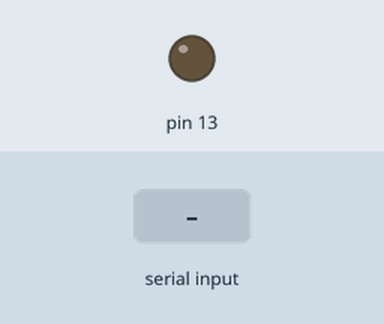
Bench run of a sketch on a simulated Arduino Uno, built with avr-gcc and run on an emulated ATmega328P. On the bench: output pins drawn as LEDs (lit = HIGH). The test bench sets the inputs (shaded band). What the sketch prints to the serial monitor is not drawn.

Above: at 2.2 s.
2.3 s: "O" received over Serial
At 3.7 s:
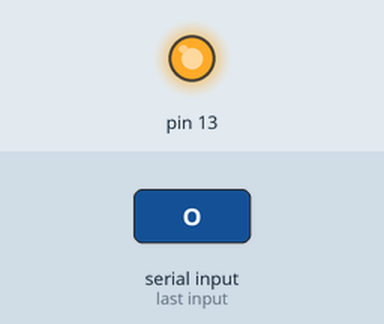
Timing chart, 0 to 8.8 s (numbered marks = the images above; inputs shaded):
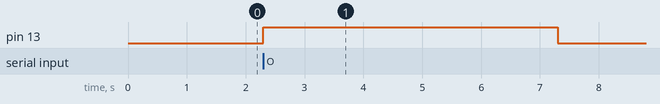

The sketch:

demo_5.ino
```cpp
/*
 * This program initializes Serial port & sends a character capital "K" & then
 * character 'O' to switch ON an LED at pin 13 a short time.
 */

 char readChar;

 void setup(){
  pinMode(13,OUTPUT);
  Serial.begin(9600);
  delay(500);
  Serial.print('K');
  delay(500);
}

void loop(){
  if(Serial.available()>0){
  readChar=Serial.read();
  if(readChar=='O'){
    digitalWrite(13,HIGH);
    delay(5000);
    digitalWrite(13,LOW);
  }
  }
}
```

Measured:
- after the input at 2.3 s, pin 13: LOW → HIGH at once, → LOW 5.0 s later
